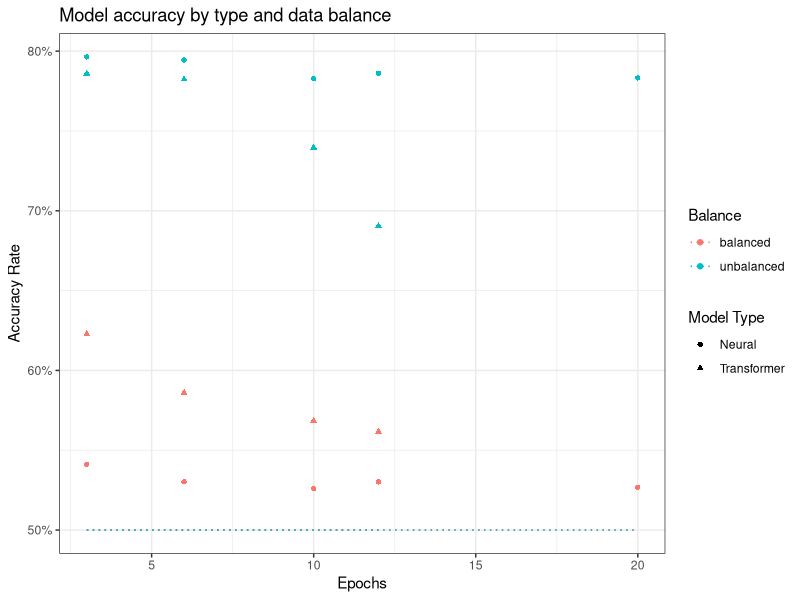

Source code (R):
library(tidyverse)
library(ggplot2)

data <- read_csv('model-stats_loss_accuracy.csv')

data <- data |>
  rename(`Model Type` = Model,
          Balance =  `Balance Type`,
          Epochs = epochs,
          `Accuracy Rate` = accuracy,
          Loss = loss) |>
  mutate(`Model Type` = str_to_title(`Model Type`))

p <- ggplot(data, aes(x=Epochs, y=`Accuracy Rate`, shape=`Model Type`, color=Balance)) +
  geom_point() +
  theme_bw() +
  ggtitle('Model accuracy by type and data balance') +
  scale_y_continuous(labels = scales::percent) +
  geom_line(aes(y=0.5), linetype='dotted')

ggsave('charts/accuracy-plot.png', width=1600, height=900, units='px')
